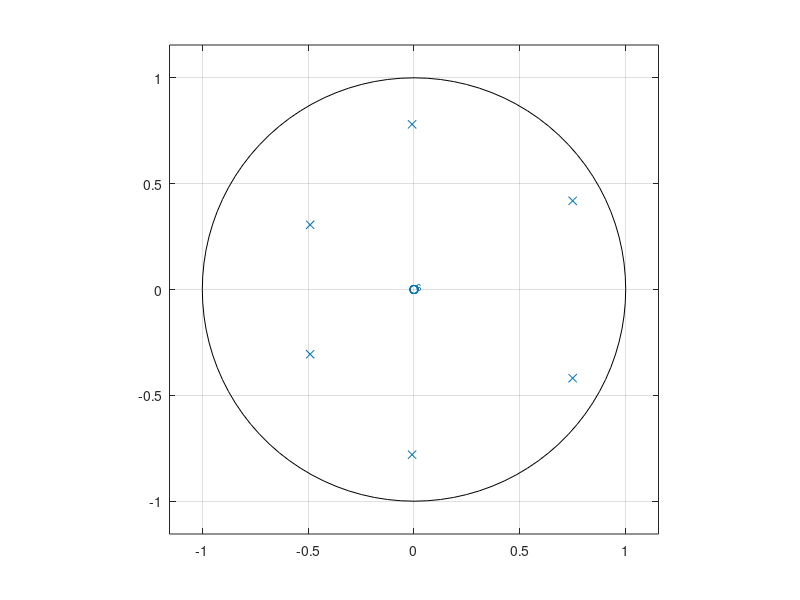
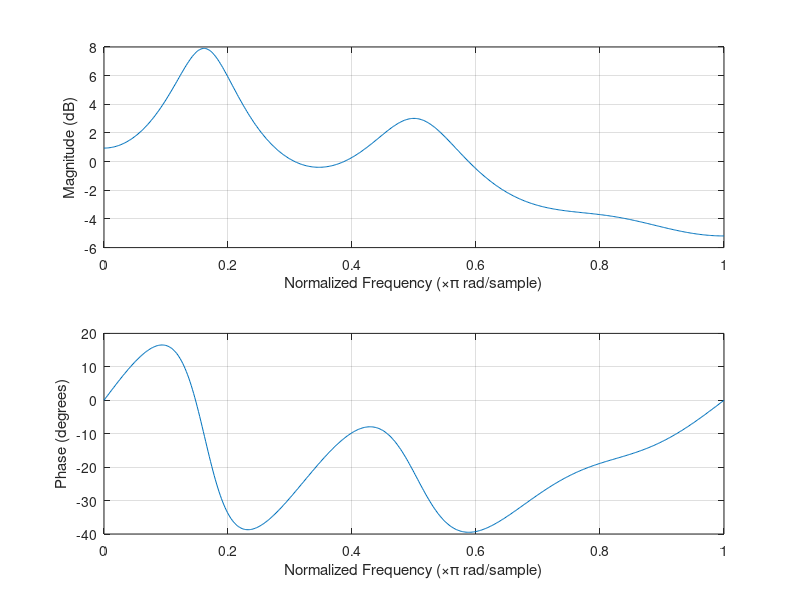

Write the MATLAB code that produced these figures, in order.
b = [1];
a = [1,-0.5,0.2,-0.1,0.007,0.14,0.15];
figure('NumberTitle', 'off', 'Name', 'Pole-Zero plot for given H(Z)');
zplane(b,a)
figure('NumberTitle', 'off', 'Name', 'Frequency Response for given H(Z)');
freqz(b,a);